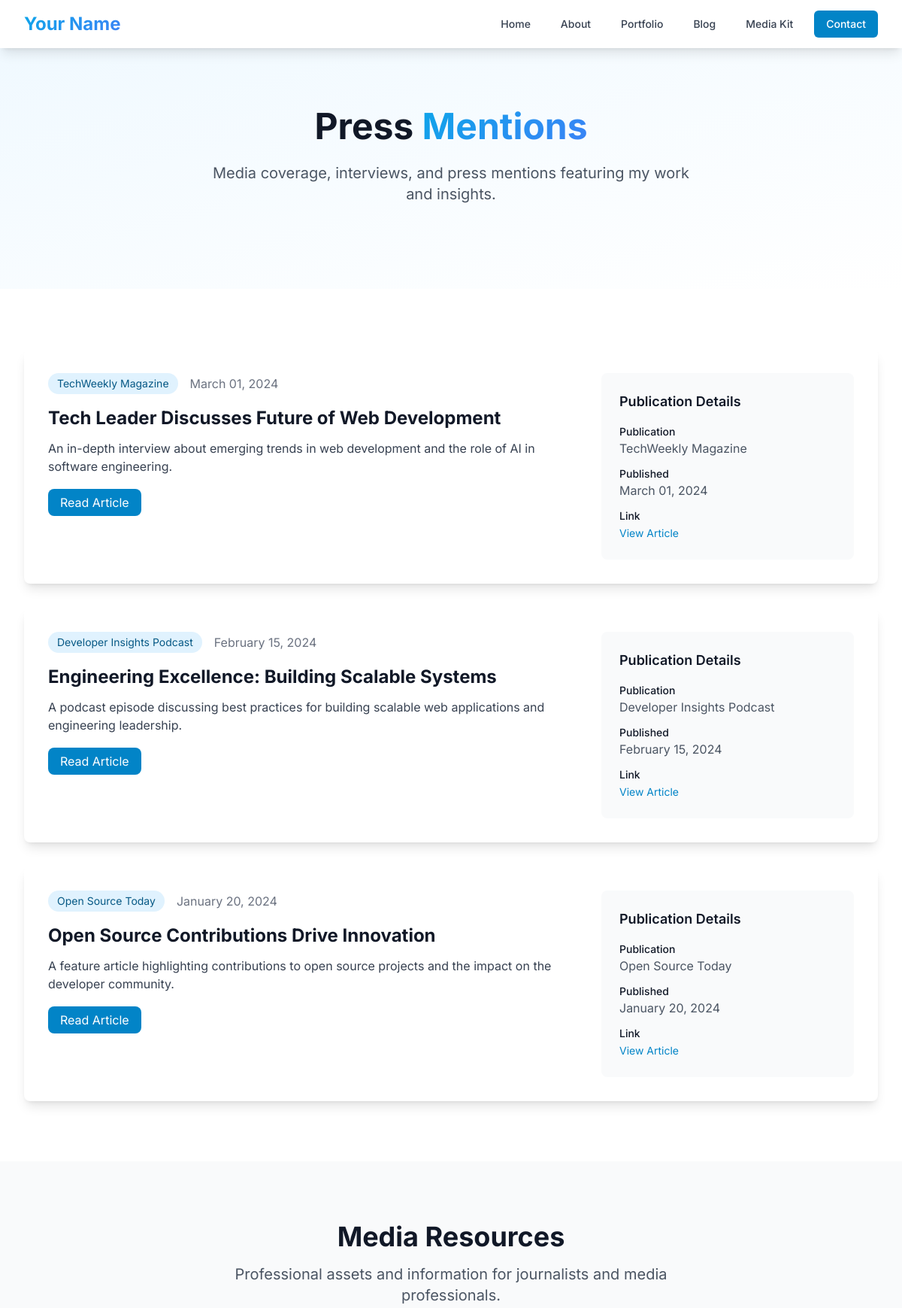
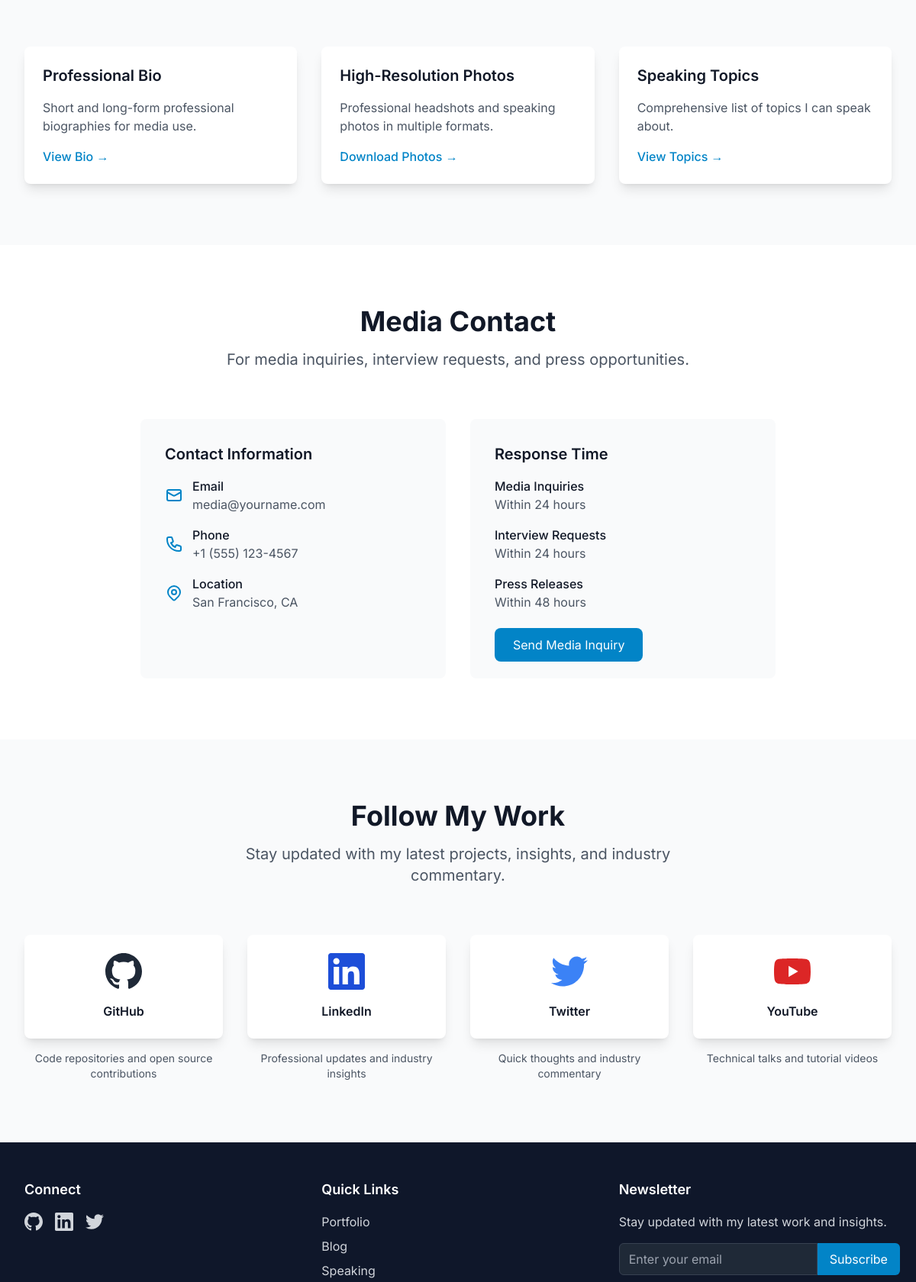
The app's page /profile/press/ (upper part) with its own data (2 pictures, top to bottom).
### public_profile/models.py (models this page shows, shortened)
class PressMention(models.Model):
    title = models.CharField(max_length=200)
    publication = models.CharField(max_length=200)
    url = models.URLField(blank=True)
    published_date = models.DateField()
    description = models.TextField(blank=True)
    created_at = models.DateTimeField(auto_now_add=True)
    class Meta:
        ordering = ['-published_date']
        verbose_name = "Press Mention"
        verbose_name_plural = "Press Mentions"

### public_profile/views.py (the view)
# urls.py: path('press/', views.press_mentions, name='press_mentions'),
def press_mentions(request):
    mentions = PressMention.objects.all()
    context = {
        'mentions': mentions,
    }
    return render(request, 'public_profile/press_mentions.html', context)

### templates/public_profile/press_mentions.html (shortened to what this page needs)
{% extends 'base.html' %}
{% load static %}
{% block content %}
<section class="bg-gradient-to-br from-primary-50 to-white py-20">
    <div class="max-w-7xl mx-auto px-4 sm:px-6 lg:px-8">
        <div class="text-center">
            <h1 class="text-4xl md:text-5xl font-bold text-gray-900 mb-6">
                Press <span class="gradient-text">Mentions</span>
            </h1>
            <p class="text-xl text-gray-600 mb-8 max-w-2xl mx-auto">
                Media coverage, interviews, and press mentions featuring my work and insights.
            </p>
        </div>
    </div>
</section>
<section class="py-20 bg-white">
    <div class="max-w-7xl mx-auto px-4 sm:px-6 lg:px-8">
        {% if mentions %}
            <div class="space-y-8">
                {% for mention in mentions %}
                    <div class="bg-white rounded-lg shadow-lg p-8 hover:shadow-xl transition-shadow">
                        <div class="grid grid-cols-1 lg:grid-cols-3 gap-8">
                            <div class="lg:col-span-2">
                                <div class="flex items-center mb-4">
                                    <span class="px-3 py-1 bg-primary-100 text-primary-800 text-sm rounded-full mr-4">
                                        {{ mention.publication }}
                                    </span>
                                    <time class="text-gray-500">{{ mention.published_date|date:"F d, Y" }}</time>
                                </div>
                                <h2 class="text-2xl font-bold text-gray-900 mb-3">{{ mention.title }}</h2>
                                {% if mention.description %}
                                    <p class="text-gray-700 mb-6">{{ mention.description }}</p>
                                {% endif %}
                                {% if mention.url %}
                                    <a href="{{ mention.url }}" target="_blank" class="bg-primary-600 text-white px-4 py-2 rounded-lg hover:bg-primary-700 transition-colors">
                                        Read Article
                                    </a>
                                {% endif %}
                            </div>
                            <div class="lg:col-span-1">
                                <div class="bg-gray-50 rounded-lg p-6">
                                    <h3 class="text-lg font-semibold text-gray-900 mb-4">Publication Details</h3>
                                    <div class="space-y-3">
                                        <div>
                                            <p class="text-sm font-medium text-gray-900">Publication</p>
                                            <p class="text-gray-600">{{ mention.publication }}</p>
                                        </div>
                                        <div>
                                            <p class="text-sm font-medium text-gray-900">Published</p>
                                            <p class="text-gray-600">{{ mention.published_date|date:"F d, Y" }}</p>
                                        </div>
                                        {% if mention.url %}
                                            <div>
                                                <p class="text-sm font-medium text-gray-900">Link</p>
                                                <a href="{{ mention.url }}" target="_blank" class="text-primary-600 hover:text-primary-700 text-sm">
                                                    View Article
                                                </a>
                                            </div>
                                        {% endif %}
                                    </div>
                                </div>
                            </div>
                        </div>
                    </div>
                {% endfor %}
            </div>
        {% endif %}
    </div>
</section>
<section class="py-20 bg-gray-50">
    <div class="max-w-7xl mx-auto px-4 sm:px-6 lg:px-8">
        <div class="text-center mb-16">
            <h2 class="text-3xl md:text-4xl font-bold text-gray-900 mb-4">Media Resources</h2>
            <p class="text-xl text-gray-600 max-w-2xl mx-auto">
                Professional assets and information for journalists and media professionals.
            </p>
        </div>
        <div class="grid grid-cols-1 md:grid-cols-2 lg:grid-cols-3 gap-8">
            <div class="bg-white rounded-lg shadow-lg p-6">
                <h3 class="text-xl font-semibold text-gray-900 mb-4">Professional Bio</h3>
                <p class="text-gray-600 mb-4">Short and long-form professional biographies for media use.</p>
                <a href="{% url 'public_profile:media_kit' %}" class="text-primary-600 hover:text-primary-700 font-medium">
                    View Bio →
                </a>
            </div>
            <div class="bg-white rounded-lg shadow-lg p-6">
                <h3 class="text-xl font-semibold text-gray-900 mb-4">High-Resolution Photos</h3>
                <p class="text-gray-600 mb-4">Professional headshots and speaking photos in multiple formats.</p>
                <a href="{% url 'public_profile:media_kit' %}" class="text-primary-600 hover:text-primary-700 font-medium">
                    Download Photos →
                </a>
            </div>
            <div class="bg-white rounded-lg shadow-lg p-6">
                <h3 class="text-xl font-semibold text-gray-900 mb-4">Speaking Topics</h3>
                <p class="text-gray-600 mb-4">Comprehensive list of topics I can speak about.</p>
                <a href="{% url 'public_profile:speaking_engagements' %}" class="text-primary-600 hover:text-primary-700 font-medium">
                    View Topics →
                </a>
            </div>
        </div>
    </div>
</section>
<section class="py-20 bg-white">
    <div class="max-w-4xl mx-auto px-4 sm:px-6 lg:px-8">
        <div class="text-center mb-16">
            <h2 class="text-3xl md:text-4xl font-bold text-gray-900 mb-4">Media Contact</h2>
            <p class="text-xl text-gray-600 max-w-2xl mx-auto">
                For media inquiries, interview requests, and press opportunities.
            </p>
        </div>
        <div class="grid grid-cols-1 md:grid-cols-2 gap-8">
            <div class="bg-gray-50 rounded-lg p-8">
                <h3 class="text-xl font-semibold text-gray-900 mb-4">Contact Information</h3>
                <div class="space-y-4">
                    <div class="flex items-center">
                        <svg class="w-6 h-6 text-primary-600 mr-3" fill="none" stroke="currentColor" viewBox="0 0 24 24">
                            <path stroke-linecap="round" stroke-linejoin="round" stroke-width="2" d="M3 8l7.89 4.26a2 2 0 002.22 0L21 8M5 19h14a2 2 0 002-2V7a2 2 0 00-2-2H5a2 2 0 00-2 2v10a2 2 0 002 2z"></path>
                        </svg>
                        <div>
                            <p class="font-medium text-gray-900">Email</p>
                            <p class="text-gray-600">media@yourname.com</p>
                        </div>
                    </div>
                    <div class="flex items-center">
                        <div>
                            <p class="font-medium text-gray-900">Phone</p>
                            <p class="text-gray-600">+1 (555) 123-4567</p>
                        </div>
                    </div>
                    <div class="flex items-center">
                        <div>
                            <p class="font-medium text-gray-900">Location</p>
                            <p class="text-gray-600">San Francisco, CA</p>
                        </div>
                    </div>
                </div>
            </div>
            <div class="bg-gray-50 rounded-lg p-8">
                <h3 class="text-xl font-semibold text-gray-900 mb-4">Response Time</h3>
                <div class="space-y-4">
                    <div>
                        <p class="font-medium text-gray-900">Media Inquiries</p>
                        <p class="text-gray-600">Within 24 hours</p>
                    </div>
                    <div>
                        <p class="font-medium text-gray-900">Interview Requests</p>
                        <p class="text-gray-600">Within 24 hours</p>
                    </div>
                    <div>
                        <p class="font-medium text-gray-900">Press Releases</p>
                        <p class="text-gray-600">Within 48 hours</p>
                    </div>
                </div>
                <div class="mt-8">
                    <a href="{% url 'core:contact' %}" class="bg-primary-600 text-white px-6 py-3 rounded-lg hover:bg-primary-700 transition-colors">
                        Send Media Inquiry
                    </a>
                </div>
            </div>
        </div>
    </div>
</section>
<section class="py-20 bg-gray-50">
    <div class="max-w-7xl mx-auto px-4 sm:px-6 lg:px-8">
        <div class="text-center mb-16">
            <h2 class="text-3xl md:text-4xl font-bold text-gray-900 mb-4">Follow My Work</h2>
            <p class="text-xl text-gray-600 max-w-2xl mx-auto">
                Stay updated with my latest projects, insights, and industry commentary.
            </p>
        </div>
        <div class="grid grid-cols-1 md:grid-cols-2 lg:grid-cols-4 gap-8">
            <div class="text-center">
                <div class="bg-white rounded-lg p-6 shadow-lg mb-4">
                    <h3 class="font-semibold text-gray-900">GitHub</h3>
                </div>
                <p class="text-sm text-gray-600">Code repositories and open source contributions</p>
            </div>
            <div class="text-center">
                <div class="bg-white rounded-lg p-6 shadow-lg mb-4">
                    <h3 class="font-semibold text-gray-900">LinkedIn</h3>
                </div>
                <p class="text-sm text-gray-600">Professional updates and industry insights</p>
            </div>
            <div class="text-center">
                <div class="bg-white rounded-lg p-6 shadow-lg mb-4">
                    <h3 class="font-semibold text-gray-900">Twitter</h3>
                </div>
                <p class="text-sm text-gray-600">Quick thoughts and industry commentary</p>
            </div>
            <div class="text-center">
                <div class="bg-white rounded-lg p-6 shadow-lg mb-4">
                    <h3 class="font-semibold text-gray-900">YouTube</h3>
                </div>
                <p class="text-sm text-gray-600">Technical talks and tutorial videos</p>
            </div>
        </div>
    </div>
</section>
{% endblock %}

### templates/base.html (style rules this page uses)
.gradient-text { background: linear-gradient(135deg, #0ea5e9, #3b82f6); -webkit-background-clip: text; -webkit-text-fill-color: transparent; background-clip: text; }

### records on screen
PressMention: publication "TechWeekly Magazine", published_date "March 01, 2024", title "Tech Leader Discusses Future of Web Development", description "An in-depth interview about emerging trends in web development and the role of AI in software engineering."
PressMention: publication "Developer Insights Podcast", published_date "February 15, 2024", title "Engineering Excellence: Building Scalable Systems", description "A podcast episode discussing best practices for building scalable web applications and engineering leadership."
PressMention: publication "Open Source Today", published_date "January 20, 2024", title "Open Source Contributions Drive Innovation", description "A feature article highlighting contributions to open source projects and the impact on the developer community."
